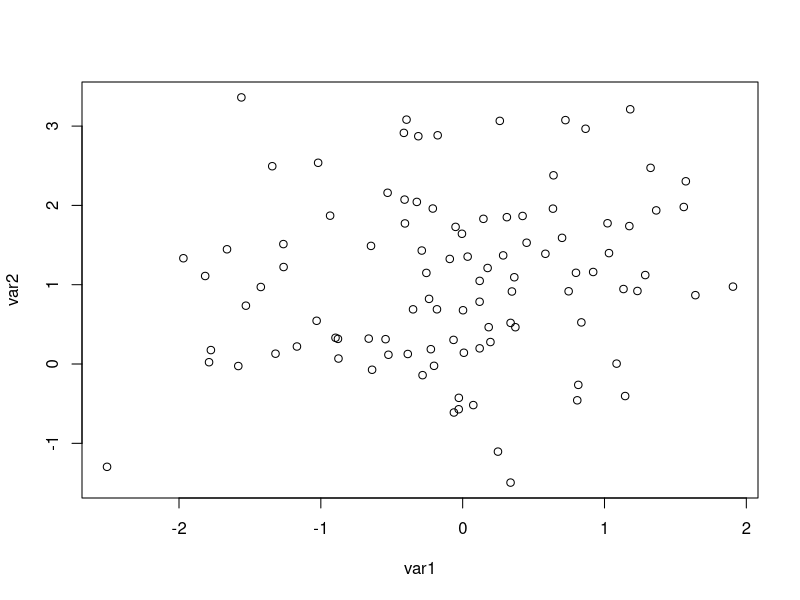
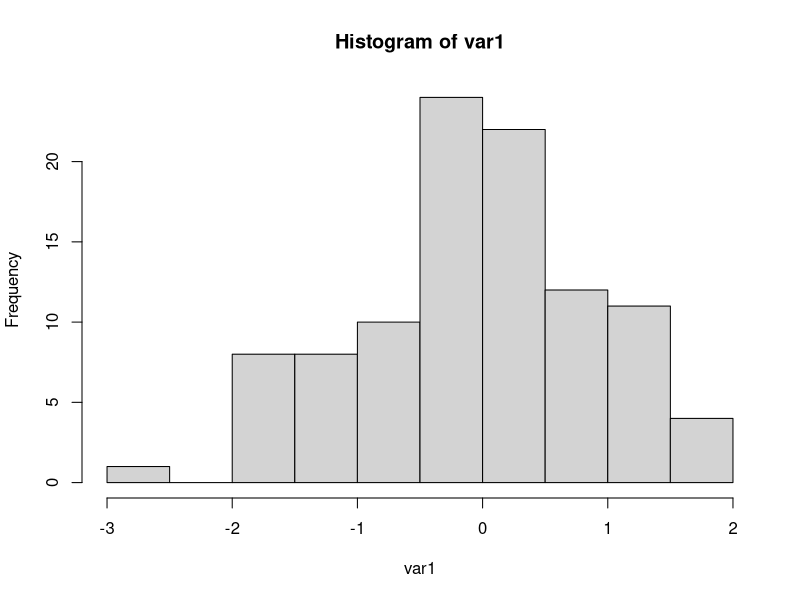
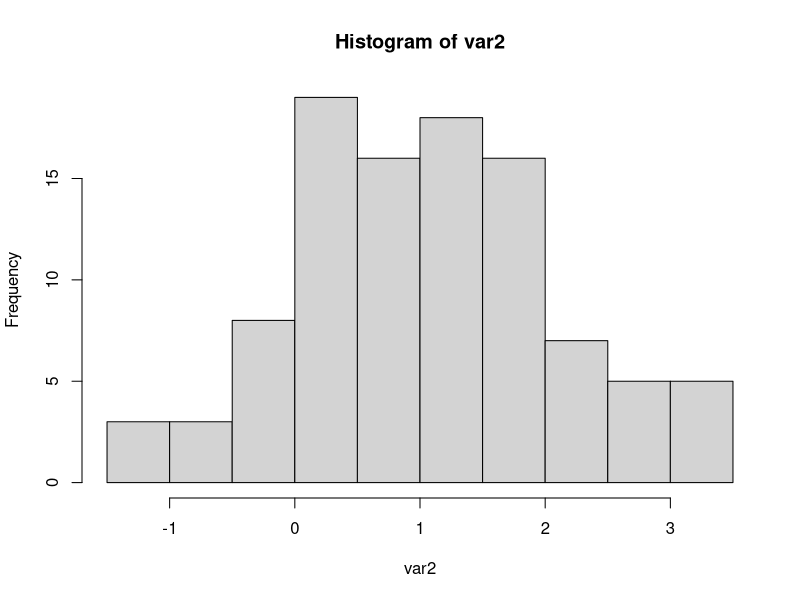
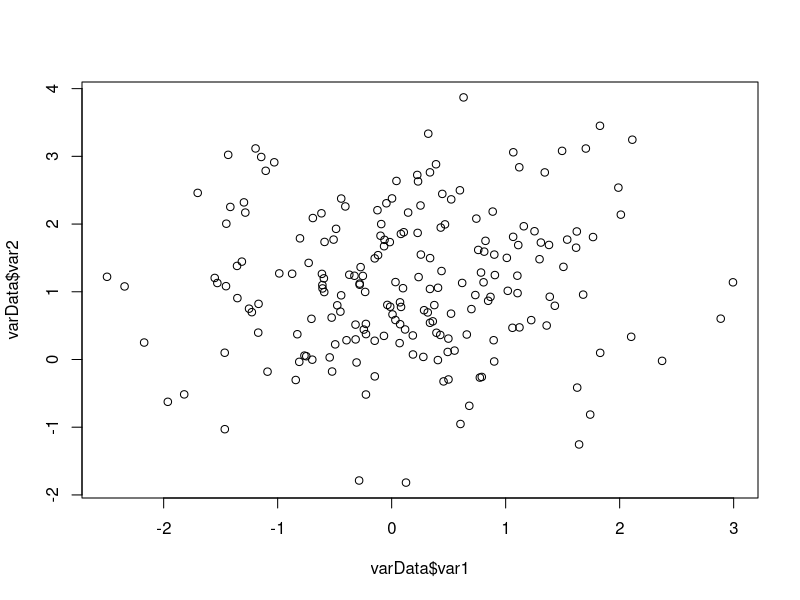
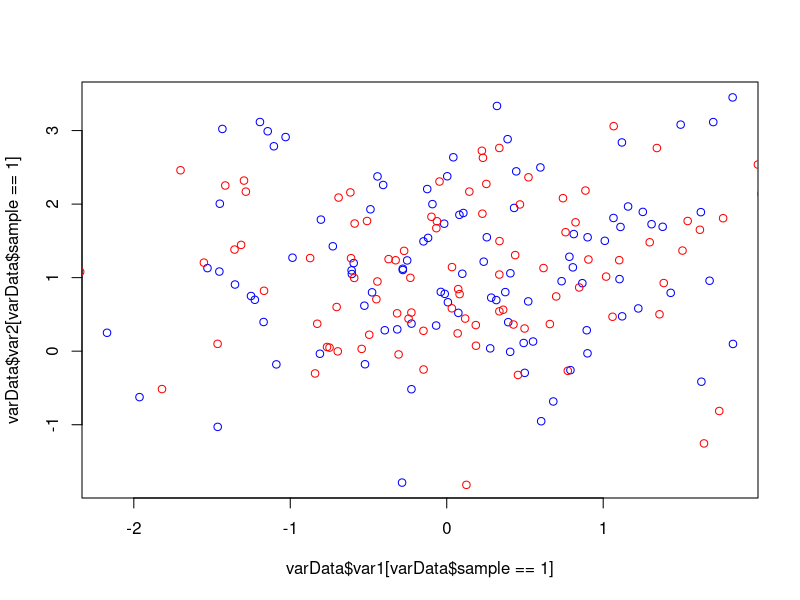
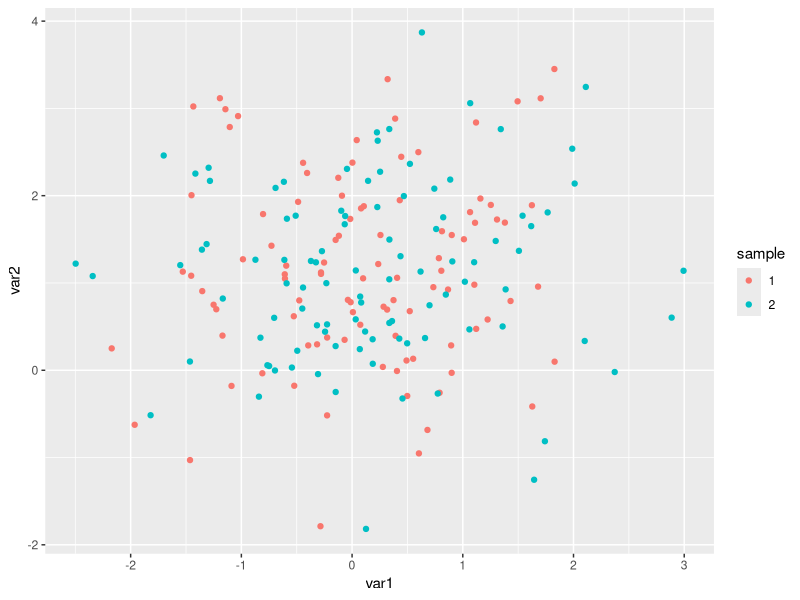
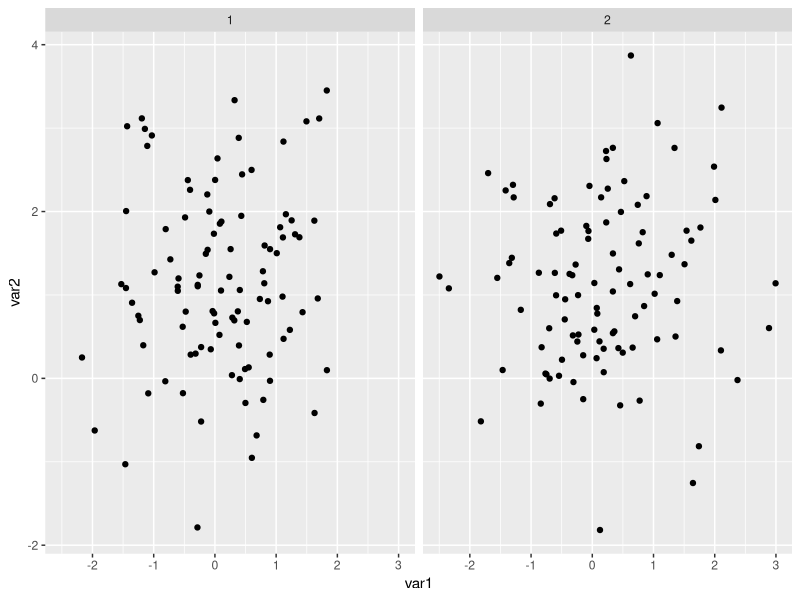
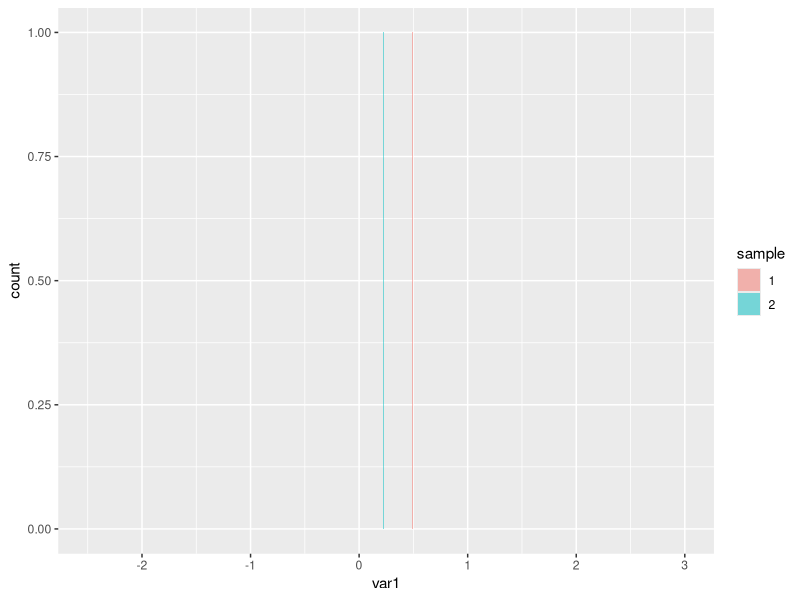

R code for these plots, in order:
## ---- chunk 1
var1 <- rnorm(100)
var2 <- rnorm(100, 1)
plot(var1, var2)
## ---- chunk 2
hist(var1)
hist(var2)
## ---- chunk 3
varData <- data.frame(var1=c(rnorm(100), rnorm(100)), var2=c(rnorm(100, 1), rnorm(100,1)), sample=rep(c(1,2), each=100))
## ---- chunk 4
plot(varData$var1, varData$var2)
## ---- chunk 5
plot(varData$var1[varData$sample==1], varData$var2[varData$sample==1], col="blue")
points(varData$var1[varData$sample==2], varData$var2[varData$sample==2], col="red")
## ---- chunk 6
library(ggplot2)
varData$sample <- factor(varData$sample)
ggplot(varData, aes(x=var1, y=var2, colour=sample)) + geom_point()
ggplot(varData, aes(x=var1, y=var2)) + geom_point() + facet_grid(. ~ sample)
## ---- chunk 7
ggplot(varData, aes(x=var1, fill=sample)) + geom_bar(position="identity", alpha=0.5)
ggplot(varData, aes(x=var1, fill=sample)) + geom_density(alpha=0.5)
ggplot(varData, aes(x=var1)) + geom_bar() + facet_grid(sample ~ .)
## ---- chunk 8
library(reshape2)
varData2 <- melt(varData, measure.vars=c("var1", "var2"))

ggplot(varData2, aes(x=value, fill=sample)) + geom_bar(position="identity", alpha=0.5) + facet_grid(. ~ variable)
ggplot(varData2, aes(x=value)) + geom_bar() + facet_grid(sample ~ variable)
## ---- chunk 9
metabData <- read.table("pumpkin_tomatillo_data.csv",
                        sep=",", header=T, stringsAsFactors=FALSE)
colnames(metabData)[4:151] <- seq(1, 148)

metab2 <- melt(metabData, id.vars=seq(1,3), measure.vars=seq(4, 151))
varNameData <- read.table("metabID.csv", sep=",", header=T, stringsAsFactors=FALSE)

metab2$metabName <- rep(varNameData$name, each=24)
metabData <- metab2
newTreat <- rep("fresh", nrow(metabData))
newTreat[grep("lyophilized", metabData$Treatment)] <- "lyoph"
metabData$treat <- newTreat
## ---- chunk 10
ggplot(metabData, aes(x=value, fill=treat)) + geom_density(alpha=0.8) + facet_grid(Species ~ ., scales="free_y") + xlim(0, 5000)
ggplot(metabData, aes(x=value, fill=Species)) + geom_density(alpha=0.8) + facet_grid(treat ~ ., scales="free_y") + xlim(0, 5000)
## ---- chunk 11
ggplot(metabData, aes(x=metabName, y=value, fill=Species)) + geom_boxplot()
## ---- chunk 12
topChangers <- c(34, 62, 8, 17, 124, 100, 115, 9, 93, 123, 75, 71, 85, 33)
metabTop <- metabData[(metabData$variable %in% topChangers),]
ggplot(metabTop, aes(x=metabName, y=value, fill=Species)) + geom_boxplot()
ggplot(metabTop, aes(x=metabName, y=value, fill=Species)) + geom_boxplot() + scale_y_log10()
## ---- chunk 13
g <- ggplot(metabTop, aes(x=metabName, y=value, fill=Species)) + geom_boxplot()
print(g)
g + scale_y_log10()
